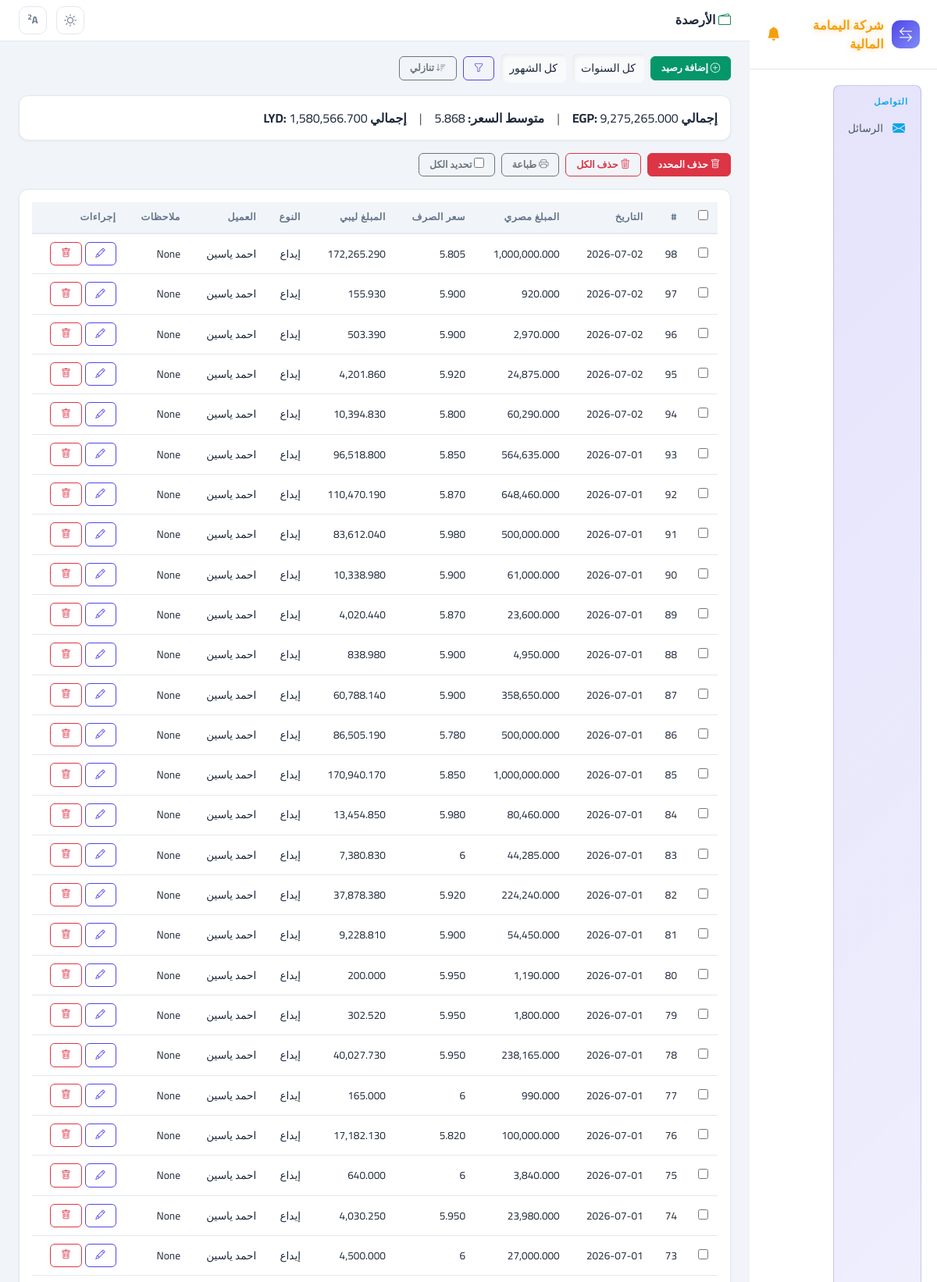
Screenshot of /capital/ (upper part) with the database file from the repository.
### access_app/models.py (models this page shows, shortened)
class Capital(models.Model):
    cash_in = models.FloatField(verbose_name="وارد نقدي", null=True, blank=True)
    libyan_cash = models.FloatField(verbose_name="نقدي ليبي", null=True, blank=True)
    date = models.DateField(verbose_name="التاريخ", null=True, blank=True)
    in_type = models.CharField(max_length=200, verbose_name="نوع الإيداع", null=True, blank=True)
    from_source = models.ForeignKey(FromSource, on_delete=models.SET_NULL, null=True, blank=True, verbose_name="من")
    exchange_rate = models.FloatField(verbose_name="سعر الصرف", null=True, blank=True)
    balance_type = models.ForeignKey(BalanceType, on_delete=models.SET_NULL, null=True, blank=True, verbose_name="نوع الرصيد")
    remarks = models.TextField(verbose_name="ملاحظات", null=True, blank=True)
    client = models.ForeignKey("ClientBalance", on_delete=models.SET_NULL, null=True, blank=True, verbose_name="رصيد من")
    class Meta:
        verbose_name = "رصيد"
        verbose_name_plural = "الأرصدة"

class ClientBalance(models.Model):
    name = models.CharField(max_length=200, verbose_name="الاسم")
    phone = models.CharField(max_length=20, verbose_name="رقم الهاتف", blank=True, null=True)
    egp_balance = models.FloatField(verbose_name="الرصيد المصري", default=0)
    lyd_balance = models.FloatField(verbose_name="الرصيد الليبي", default=0)
    last_updated = models.DateTimeField(verbose_name="آخر تحديث", auto_now=True)
    class Meta:
        verbose_name = "رصيد عميل"
        verbose_name_plural = "أرصدة العملاء"

### access_app/views.py (the view, shortened to what this page needs)
# urls.py: path('capital/', views.capital_list, name='capital_list'),
def capital_list(request):
    order = request.GET.get("order", "desc")
    order_field = "-id" if order == "desc" else "id"
    qs = Capital.objects.select_related("client", "from_source").all().order_by(order_field)
    q = request.GET.get("q", "").strip()
    date_from = request.GET.get("date_from", "").strip()
    date_to = request.GET.get("date_to", "").strip()
    client_id = request.GET.get("client", "").strip()
    year = request.GET.get("year", "").strip()
    month = request.GET.get("month", "").strip()
    if date_from:
        qs = qs.filter(date__gte=date_from)
    if date_to:
        qs = qs.filter(date__lte=date_to)
    if client_id:
        qs = qs.filter(client_id=client_id)
    if year:
        qs = qs.filter(date__year=year)
    if month:
        qs = qs.filter(date__month=month)
    agg = qs.aggregate(
        total_egp=Sum("cash_in"),
        total_lyd=Sum("libyan_cash"),
    )
    total_egp_val = agg["total_egp"] or 0
    total_lyd_val = agg["total_lyd"] or 0
    avg_rate = round(total_egp_val / total_lyd_val, 3) if total_lyd_val else 0
    clients = ClientBalance.objects.all().order_by("name")
    return render(request, "capital_list.html", {
        "title": "الأرصدة",
        "capitals": qs[:500],
        "clients": clients,
        "q": q,
        "date_from": date_from,
        "date_to": date_to,
        "selected_client": client_id,
        "selected_year": year,
        "selected_month": month,
        "total_egp": total_egp_val,
        "total_lyd": total_lyd_val,
        "avg_rate": avg_rate,
        "order": order,
    })

### access_app/context_processors.py (called while the page is built, shortened)
def carryover_reminder(request):
    now = datetime.now()
    prev_year = now.year - 1 if now.month == 1 else now.year
    prev_month = 12 if now.month == 1 else now.month - 1
    dismissed = request.session.get("carryover_reminder_dismissed")
    if dismissed == f"{prev_year}-{prev_month}":
        return {"carryover_reminder": None}
    clients = ClientBalance.objects.all().order_by("name")
    warning_clients = []
    for client in clients:
        has_data = Capital.objects.filter(
            client=client, date__year=prev_year, date__month=prev_month
        ).exists()
        if not has_data:
            continue
    if not warning_clients:
        return {"carryover_reminder": None}

def current_user_processor(request):
    user_id = request.session.get("user_id")
    if user_id:
        try:
            user = SystemUser.objects.get(id=user_id)
            return {"current_user": user}
        except SystemUser.DoesNotExist:
            pass
    return {"current_user": None}

def maintenance_processor(request):
    from .models import SystemSetting
    setting = SystemSetting.get()
    return {"maintenance_mode": setting.maintenance_mode, "maintenance_message": setting.maintenance_message}

def import_alerts_processor(request):
    unread = ImportAlert.objects.filter(is_read=False).count()
    return {"import_alerts_unread": unread}

### access_app/models.py (called while the page is built)
    @classmethod
    def get(cls):
        obj, _ = cls.objects.get_or_create(id=1)
        return obj

### access_app/templatetags/app_tags.py (called while the page is built)
@register.filter(name="fmt")
def fmt_amount(value):
    try:
        return f"{float(value):,.3f}"
    except (ValueError, TypeError):
        return value or "-"

@register.filter(name="split")
def split_filter(value, sep=","):
    if not value:
        return []
    return str(value).split(sep)

### access_app/templates/capital_list.html (shortened to what this page needs)
{% extends "base.html" %}
{% load app_tags %}
{% block page_title %}<i class="bi bi-wallet2 text-success"></i> الأرصدة{% endblock %}
{% block content %}
<div class="d-flex align-items-center gap-2 mb-3 flex-wrap">
    <a href="{% url 'add_capital' %}" class="btn btn-success btn-sm"><i class="bi bi-plus-circle"></i> إضافة رصيد</a>
    <form method="get" class="d-flex gap-2 align-items-center">
        <select name="year" class="form-select form-select-sm" style="width:auto;">
            <option value="">كل السنوات</option>
        </select>
        <select name="month" class="form-select form-select-sm" style="width:auto;">
            <option value="">كل الشهور</option>
        </select>
        <button type="submit" class="btn btn-outline-primary btn-sm"><i class="bi bi-funnel"></i></button>
    </form>
    <button type="button" class="btn btn-outline-secondary btn-sm" onclick="toggleSort()">
        <i class="bi bi-sort-{% if order == 'desc' %}down{% else %}up{% endif %}"></i>
        {% if order == 'desc' %}تنازلي{% else %}تصاعدي{% endif %}
    </button>
</div>
<div class="stat-card p-3 mb-3">
    <div class="d-flex gap-3 flex-wrap">
        <span><strong>إجمالي EGP:</strong> {{ total_egp|fmt }}</span>
        <span class="text-muted">|</span>
        <span><strong>متوسط السعر:</strong> {{ avg_rate|floatformat:"-3u" }}</span>
        <span class="text-muted">|</span>
        <span><strong>إجمالي LYD:</strong> {{ total_lyd|fmt }}</span>
    </div>
</div>
<form id="bulkForm" method="post" action="{% url 'bulk_delete_capital' %}">
    <div class="d-flex gap-2 mb-3 flex-wrap">
        <button type="button" class="btn btn-danger btn-sm" onclick="deleteSelected()"><i class="bi bi-trash"></i> حذف المحدد</button>
        <button type="button" class="btn btn-outline-danger btn-sm" onclick="clearAll()"><i class="bi bi-trash3"></i> حذف الكل</button>
        <button type="button" class="btn btn-outline-secondary btn-sm" onclick="printPage()"><i class="bi bi-printer"></i> طباعة</button>
        <label class="btn btn-outline-secondary btn-sm" style="cursor:pointer;">
            <input type="checkbox" id="selectAll" onchange="toggleAll(this)"> تحديد الكل
        </label>
    </div>
    <div class="stat-card p-3">
        <div class="table-responsive">
            <table class="table-app">
                <thead>
                    <tr>
                        <th style="width:40px;"><input type="checkbox" id="selectAllTh" onchange="toggleAll(this)"></th>
                        <th>#</th>
                        <th>التاريخ</th>
                        <th>المبلغ مصري</th>
                        <th>سعر الصرف</th>
                        <th>المبلغ ليبي</th>
                        <th>النوع</th>
                        <th>العميل</th>
                        <th>ملاحظات</th>
                        <th>إجراءات</th>
                    </tr>
                </thead>
                <tbody>
                    {% for c in capitals %}
                    <tr>
                        <td><input type="checkbox" name="ids" value="{{ c.id }}" class="row-check"></td>
                        <td>{{ c.id }}</td>
                        <td>{{ c.date|date:"Y-m-d" }}</td>
                        <td>{{ c.cash_in|fmt }}</td>
                        <td>{{ c.exchange_rate|floatformat:"-3u" }}</td>
                        <td>{{ c.libyan_cash|fmt }}</td>
                        <td>{{ c.in_type|default:"-" }}</td>
                        <td>{{ c.client.name|default:"-" }}</td>
                        <td>{{ c.remarks|truncatechars:20|default:"" }}</td>
                        <td>
                            <div class="d-flex gap-1">
                                <a href="{% url 'edit_capital' c.id %}" class="btn btn-outline-primary btn-sm"><i class="bi bi-pencil"></i></a>
                                <a href="{% url 'delete_capital' c.id %}" class="btn btn-outline-danger btn-sm" onclick="return confirm('حذف هذا الرصيد؟')"><i class="bi bi-trash"></i></a>
                            </div>
                        </td>
                    </tr>
                    {% empty %}
                    <tr><td colspan="10" class="text-center text-muted">لا توجد أرصدة</td></tr>
                    {% endfor %}
                </tbody>
            </table>
        </div>
    </div>
</form>
{% endblock %}

### access_app/templates/base.html (style rules this page uses)
:root { --primary: #4f46e5; --primary-light: #6366f1; --primary-dark: #3730a3; --primary-bg: #eef2ff; --success: #059669; --success-bg: #ecfdf5; --warning: #d97706; --warning-bg: #fffbeb; --danger: #dc2626; --danger-bg: #fef2f2; --info: #0284c7; --info-bg: #f0f9ff; --bg: #f1f5f9; --sidebar-bg: #ffffff; --sidebar-hover: #f1f5f9; --sidebar-active: #eef2ff; --sidebar-text: #475569; --sidebar-text-hover: #1e293b; --sidebar-section: #94a3b8; --card-bg: #ffffff; --card-border: #e2e8f0; --text: #1e293b; --text-muted: #64748b; --input-bg: #f8fafc; --input-border: #cbd5e1; --input-focus: #6366f1; --shadow-sm: 0 1px 3px rgba(0,0,0,0.06); --shadow: 0 4px 16px rgba(0,0,0,0.08); --shadow-lg: 0 8px 30px rgba(0,0,0,0.12); --radius: 12px; --radius-sm: 8px; --radius-xs: 6px; --sec-transfer: linear-gradient(135deg, rgba(79,70,229,0.15), rgba(99,102,241,0.08)); --sec-transfer-border: rgba(79,70,229,0.25); --sec-balance: linear-gradient(135deg, rgba(5,150,105,0.15), rgba(52,211,153,0.08)); --sec-balance-border: rgba(5,150,105,0.25); --sec-expense: linear-gradient(135deg, rgba(217,119,6,0.15), rgba(251,191,36,0.08)); --sec-expense-border: rgba(217,119,6,0.25); --sec-profit: linear-gradient(135deg, rgba(236,72,153,0.15), rgba(244,114,182,0.08)); --sec-profit-border: rgba(236,72,153,0.25); }
body.size-2 { font-size: 16px; }
* { box-sizing: border-box; }
body { background: var(--bg); font-family: 'Cairo', sans-serif; color: var(--text); transition: background .3s, color .3s; margin: 0; min-height: 100vh; }
.stat-card { background: var(--card-bg); border-radius: var(--radius); border: 1px solid var(--card-border); padding: 20px; box-shadow: var(--shadow-sm); transition: all .2s; }
.table-app { width: 100%; border-collapse: collapse; font-size: 0.85rem; }
.table-app thead th { background: var(--bg); padding: 10px 12px; font-weight: 700; font-size: 0.78rem; color: var(--text-muted); text-transform: uppercase; letter-spacing: 0.5px; border-bottom: 2px solid var(--card-border); white-space: nowrap; }
.table-app tbody td { padding: 10px 12px; border-bottom: 1px solid var(--card-border); vertical-align: middle; }
.form-control, .form-select { background: var(--input-bg); border: none; color: var(--text); border-radius: var(--radius-xs); font-size: 0.92rem; padding: 10px 14px; transition: all .2s; box-shadow: inset 2px 2px 5px rgba(0,0,0,0.07), inset -1px -1px 3px rgba(255,255,255,0.5); }
.form-control-sm, .form-select-sm { font-size: 0.88rem; padding: 8px 11px; }
.btn { border-radius: var(--radius-xs); font-size: 0.85rem; padding: 0.45rem 1.2rem; font-weight: 600; transition: all .2s; }
.btn-success { background: var(--success); border-color: var(--success); color: #fff; }
.btn-outline-primary { border-color: var(--primary); color: var(--primary); }
.btn-sm { font-size: 0.78rem; padding: 0.3rem 0.8rem; }

### rows the page displays
Capital: id "98", date "2026-07-02", cash_in|fmt "1,000,000.000", exchange_rate "5.805", libyan_cash|fmt "172,265.290", in_type "إيداع", client.name "احمد ياسين", remarks "None"
Capital: id "97", date "2026-07-02", cash_in|fmt "920.000", exchange_rate "5.900", libyan_cash|fmt "155.930", in_type "إيداع", client.name "احمد ياسين", remarks "None"
Capital: id "96", date "2026-07-02", cash_in|fmt "2,970.000", exchange_rate "5.900", libyan_cash|fmt "503.390", in_type "إيداع", client.name "احمد ياسين", remarks "None"
Capital: id "95", date "2026-07-02", cash_in|fmt "24,875.000", exchange_rate "5.920", libyan_cash|fmt "4,201.860", in_type "إيداع", client.name "احمد ياسين", remarks "None"
Capital: id "94", date "2026-07-02", cash_in|fmt "60,290.000", exchange_rate "5.800", libyan_cash|fmt "10,394.830", in_type "إيداع", client.name "احمد ياسين", remarks "None"
Capital: id "93", date "2026-07-01", cash_in|fmt "564,635.000", exchange_rate "5.850", libyan_cash|fmt "96,518.800", in_type "إيداع", client.name "احمد ياسين", remarks "None"
Capital: id "92", date "2026-07-01", cash_in|fmt "648,460.000", exchange_rate "5.870", libyan_cash|fmt "110,470.190", in_type "إيداع", client.name "احمد ياسين", remarks "None"
Capital: id "91", date "2026-07-01", cash_in|fmt "500,000.000", exchange_rate "5.980", libyan_cash|fmt "83,612.040", in_type "إيداع", client.name "احمد ياسين", remarks "None"
Capital: id "90", date "2026-07-01", cash_in|fmt "61,000.000", exchange_rate "5.900", libyan_cash|fmt "10,338.980", in_type "إيداع", client.name "احمد ياسين", remarks "None"
Capital: id "89", date "2026-07-01", cash_in|fmt "23,600.000", exchange_rate "5.870", libyan_cash|fmt "4,020.440", in_type "إيداع", client.name "احمد ياسين", remarks "None"
Capital: id "88", date "2026-07-01", cash_in|fmt "4,950.000", exchange_rate "5.900", libyan_cash|fmt "838.980", in_type "إيداع", client.name "احمد ياسين", remarks "None"
Capital: id "87", date "2026-07-01", cash_in|fmt "358,650.000", exchange_rate "5.900", libyan_cash|fmt "60,788.140", in_type "إيداع", client.name "احمد ياسين", remarks "None"
Capital: id "86", date "2026-07-01", cash_in|fmt "500,000.000", exchange_rate "5.780", libyan_cash|fmt "86,505.190", in_type "إيداع", client.name "احمد ياسين", remarks "None"
Capital: id "85", date "2026-07-01", cash_in|fmt "1,000,000.000", exchange_rate "5.850", libyan_cash|fmt "170,940.170", in_type "إيداع", client.name "احمد ياسين", remarks "None"
Capital: id "84", date "2026-07-01", cash_in|fmt "80,460.000", exchange_rate "5.980", libyan_cash|fmt "13,454.850", in_type "إيداع", client.name "احمد ياسين", remarks "None"
Capital: id "83", date "2026-07-01", cash_in|fmt "44,285.000", exchange_rate "6", libyan_cash|fmt "7,380.830", in_type "إيداع", client.name "احمد ياسين", remarks "None"
Capital: id "82", date "2026-07-01", cash_in|fmt "224,240.000", exchange_rate "5.920", libyan_cash|fmt "37,878.380", in_type "إيداع", client.name "احمد ياسين", remarks "None"
Capital: id "81", date "2026-07-01", cash_in|fmt "54,450.000", exchange_rate "5.900", libyan_cash|fmt "9,228.810", in_type "إيداع", client.name "احمد ياسين", remarks "None"
Capital: id "80", date "2026-07-01", cash_in|fmt "1,190.000", exchange_rate "5.950", libyan_cash|fmt "200.000", in_type "إيداع", client.name "احمد ياسين", remarks "None"
Capital: id "79", date "2026-07-01", cash_in|fmt "1,800.000", exchange_rate "5.950", libyan_cash|fmt "302.520", in_type "إيداع", client.name "احمد ياسين", remarks "None"
Capital: id "78", date "2026-07-01", cash_in|fmt "238,165.000", exchange_rate "5.950", libyan_cash|fmt "40,027.730", in_type "إيداع", client.name "احمد ياسين", remarks "None"
Capital: id "77", date "2026-07-01", cash_in|fmt "990.000", exchange_rate "6", libyan_cash|fmt "165.000", in_type "إيداع", client.name "احمد ياسين", remarks "None"
Capital: id "76", date "2026-07-01", cash_in|fmt "100,000.000", exchange_rate "5.820", libyan_cash|fmt "17,182.130", in_type "إيداع", client.name "احمد ياسين", remarks "None"
Capital: id "75", date "2026-07-01", cash_in|fmt "3,840.000", exchange_rate "6", libyan_cash|fmt "640.000", in_type "إيداع", client.name "احمد ياسين", remarks "None"
Capital: id "74", date "2026-07-01", cash_in|fmt "23,980.000", exchange_rate "5.950", libyan_cash|fmt "4,030.250", in_type "إيداع", client.name "احمد ياسين", remarks "None"
Capital: id "73", date "2026-07-01", cash_in|fmt "27,000.000", exchange_rate "6", libyan_cash|fmt "4,500.000", in_type "إيداع", client.name "احمد ياسين", remarks "None"

### other values shown
{{ total_egp|fmt }} "9,275,265.000"
{{ avg_rate|floatformat:"-3u" }} "5.868"
{{ total_lyd|fmt }} "1,580,566.700"
